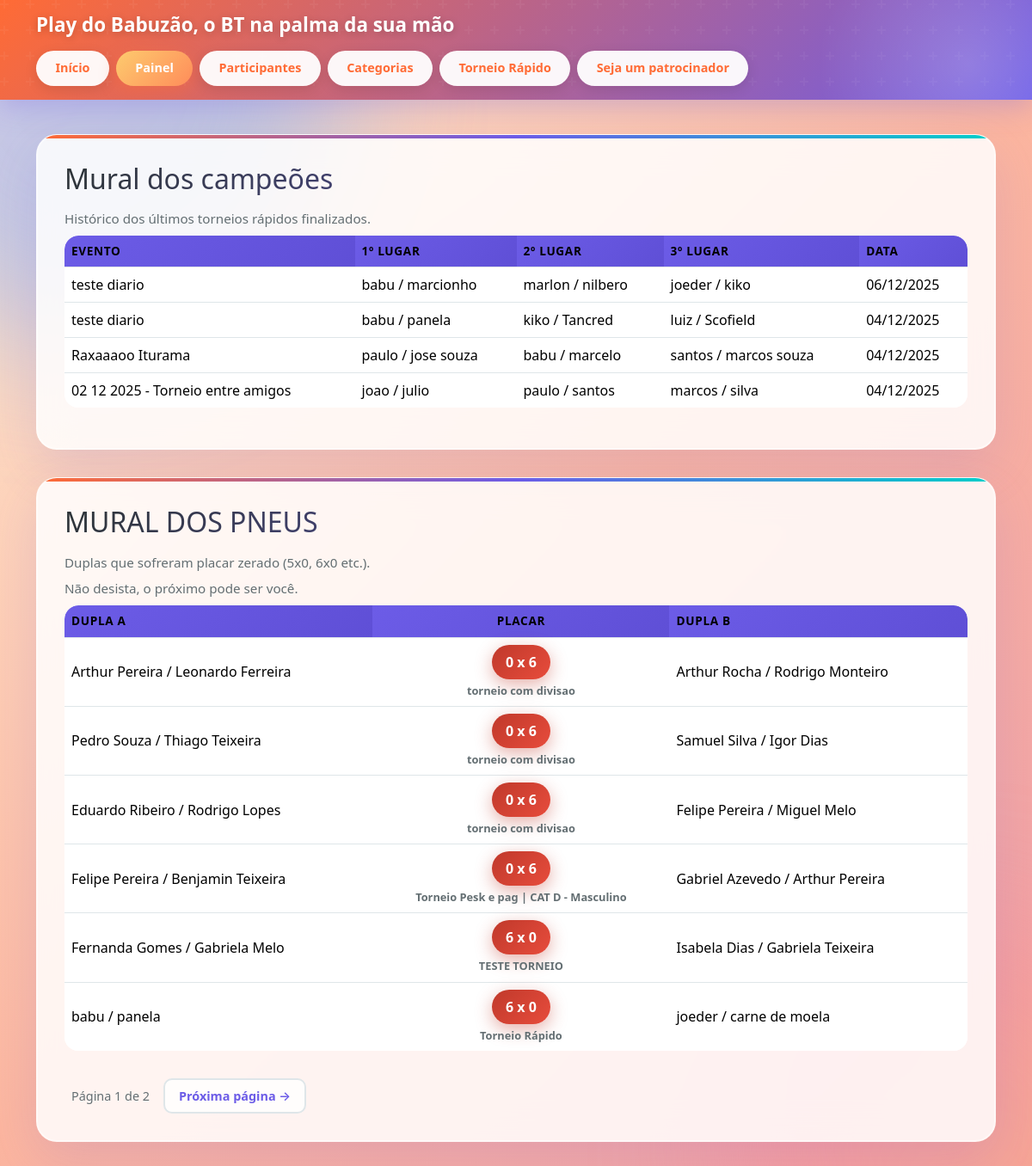
The app's page /painel/, older data.
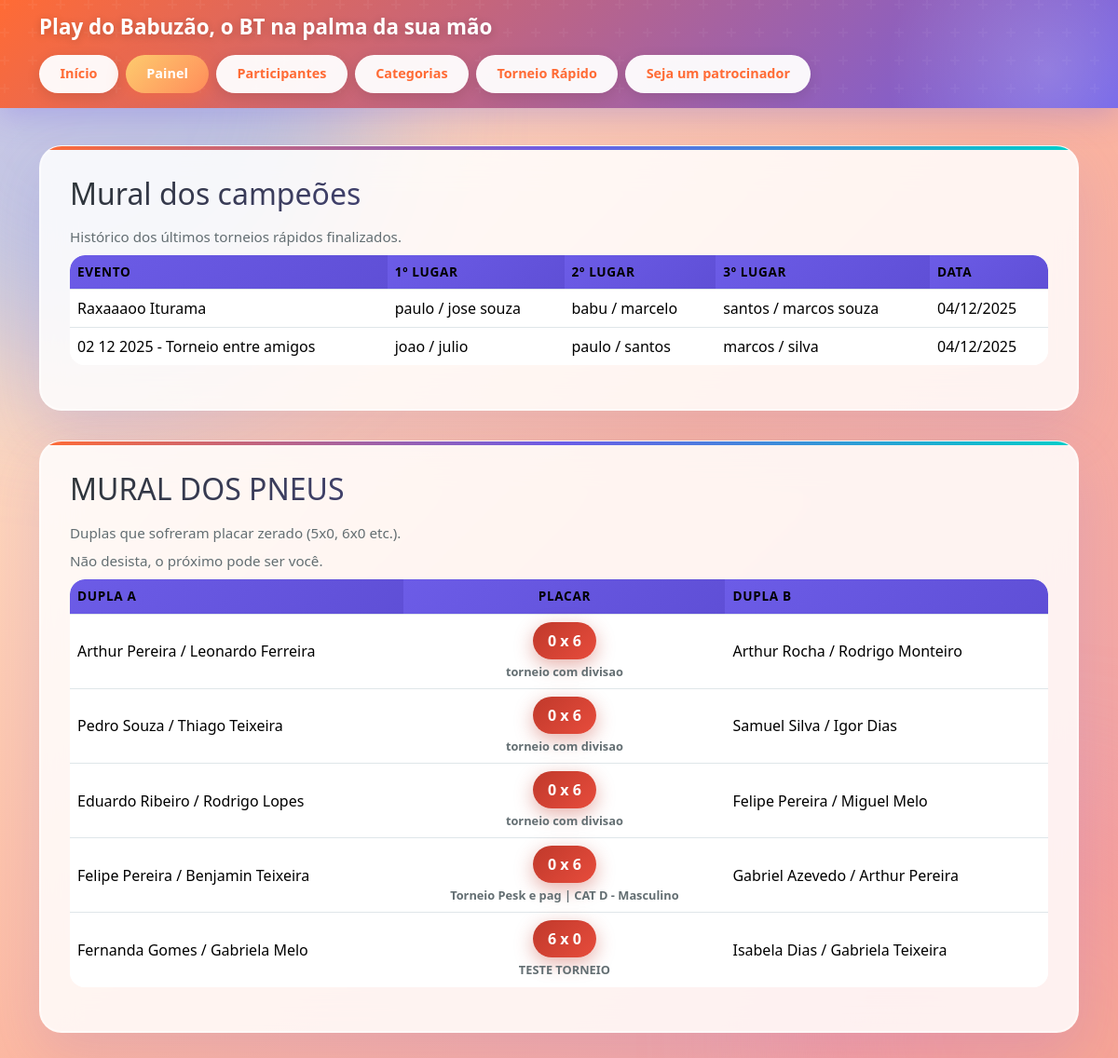
The same page, newer data.
### tournaments/models.py (models this page shows, shortened)
class DailyGuide(models.Model):
	class PairingMode(models.TextChoices):
		UNDECIDED = "undecided", "Definir depois"
		MANUAL = "manual", "Manual"
		RANDOM = "random", "Sorteio"
	name = models.CharField(max_length=120)
	pairing_mode = models.CharField(
		max_length=10,
		choices=PairingMode.choices,
		default=PairingMode.UNDECIDED,
	)
	champion = models.ForeignKey(
		"DailyTeam",
		on_delete=models.SET_NULL,
		related_name="champion_guides",
		null=True,
		blank=True,
	)
	runner_up = models.ForeignKey(
		"DailyTeam",
		on_delete=models.SET_NULL,
		related_name="runner_up_guides",
		null=True,
		blank=True,
	)
	third_place = models.ForeignKey(
		"DailyTeam",
		on_delete=models.SET_NULL,
		related_name="third_place_guides",
		null=True,
		blank=True,
	)
	finished_at = models.DateTimeField(null=True, blank=True)
	created_at = models.DateTimeField(auto_now_add=True)
	class Meta:
		ordering = ("-created_at", "name")

class DailyTeam(models.Model):
	guide = models.ForeignKey(
		DailyGuide,
		on_delete=models.CASCADE,
		related_name="daily_teams",
	)
	player_one = models.ForeignKey(
		DailyParticipant,
		on_delete=models.CASCADE,
		related_name="primary_daily_teams",
	)
	player_two = models.ForeignKey(
		DailyParticipant,
		on_delete=models.CASCADE,
		related_name="secondary_daily_teams",
	)
	name = models.CharField(max_length=160, blank=True)
	created_at = models.DateTimeField(auto_now_add=True)
	class Meta:
		ordering = ("name",)
		constraints = [
			models.CheckConstraint(
				check=~Q(player_one=models.F("player_two")),
				name="daily_team_distinct_players",
			),
		]

class Team(models.Model):
	class Division(models.TextChoices):
		MALE = "M", "Masculino"
		FEMALE = "F", "Feminino"
		MIXED = "X", "Mista"
	name = models.CharField(
		max_length=120,
		blank=True,
		help_text="Se vazio, será montado automaticamente com os nomes dos atletas.",
	)
	player_one = models.ForeignKey(
		Participant,
		on_delete=models.CASCADE,
		related_name="primary_teams",
	)
	player_two = models.ForeignKey(
		Participant,
		on_delete=models.CASCADE,
		related_name="secondary_teams",
	)
	category = models.ForeignKey(
		Category,
		on_delete=models.PROTECT,
		related_name="teams",
	)
	division = models.CharField(max_length=1, choices=Division.choices)
	created_at = models.DateTimeField(auto_now_add=True)
	class Meta:
		ordering = ("name",)
		constraints = [
			models.UniqueConstraint(
				fields=("player_one", "player_two", "category", "division"),
				name="unique_team_pair",
			),
			models.CheckConstraint(
				check=~Q(player_one=models.F("player_two")),
				name="team_distinct_players",
			),
		]

class Tournament(models.Model):
	name = models.CharField(max_length=120)
	category = models.ForeignKey(
		Category,
		on_delete=models.PROTECT,
		related_name="tournaments",
		null=True,
		blank=True,
	)
	division = models.CharField(
		max_length=1,
		choices=Team.Division.choices,
		default=Team.Division.MIXED,
	)
	location = models.CharField(max_length=120, blank=True)
	start_date = models.DateField()
	end_date = models.DateField(blank=True, null=True)
	max_sets = models.PositiveSmallIntegerField(
		default=3,
		help_text="Quantidade máxima de sets por partida (melhor de 3 por padrão).",
	)
	tie_break_enabled = models.BooleanField(
		default=True,
		help_text="Se verdadeiro, partidas podem encerrar em tie-break.",
	)
	tie_break_points = models.PositiveSmallIntegerField(
		default=7,
		choices=((7, "7 pontos"), (10, "10 pontos")),
		help_text="Escolha se o tie-break será jogado em 7 ou 10 pontos + 2 de diferença.",
	)
	tie_break_margin = models.PositiveSmallIntegerField(
		default=2,
		help_text="Diferença mínima para fechar o tie-break (regra +2).",
	)
	notes = models.TextField(blank=True)
	created_at = models.DateTimeField(auto_now_add=True)
	class Meta:
		ordering = ("-start_date", "name")

### tournaments/views.py (the view)
# urls.py: path("painel/", views.dashboard, name="dashboard"),
def dashboard(request):
	daily_pneus = list(
		DailyMatch.objects.select_related("team_one", "team_two")
		.filter(
			(Q(team_one_score__in=[5, 6], team_two_score=0))
			| (Q(team_two_score__in=[5, 6], team_one_score=0))
		)
		.order_by("-created_at")
	)
	tournament_pneus = list(
		Match.objects.select_related("team_one", "team_two", "tournament")
		.filter(
			(Q(team_one_sets_won__in=[5, 6], team_two_sets_won=0))
			| (Q(team_two_sets_won__in=[5, 6], team_one_sets_won=0))
		)
		.order_by("-created_at")
	)
	pneu_matches = []
	for match in daily_pneus:
		pneu_matches.append(
			{
				"team_one_name": match.team_one.name,
				"team_two_name": match.team_two.name,
				"score_text": f"{match.team_one_score} x {match.team_two_score}",
				"has_zero": True,
				"source_label": "Torneio Rápido",
				"created_at": match.created_at,
			}
		)
	for match in tournament_pneus:
		source_label = match.tournament.name if match.tournament_id else "Torneio"
		pneu_matches.append(
			{
				"team_one_name": match.team_one.name,
				"team_two_name": match.team_two.name,
				"score_text": f"{match.team_one_sets_won} x {match.team_two_sets_won}",
				"has_zero": True,
				"source_label": source_label,
				"created_at": match.created_at,
			}
		)
	pneu_matches.sort(key=lambda item: item["created_at"], reverse=True)
	champion_wall_qs = (
		DailyGuide.objects.select_related("champion", "runner_up", "third_place")
		.filter(champion__isnull=False)
		.order_by("-finished_at", "-created_at")
	)
	champion_wall = []
	for guide in champion_wall_qs:
		champion_wall.append(
			{
				"tournament": guide.name,
				"finished_at": guide.finished_at,
				"champion": guide.champion.name if guide.champion else None,
				"runner_up": guide.runner_up.name if guide.runner_up else None,
				"third_place": guide.third_place.name if guide.third_place else None,
			}
		)
	champion_paginator = Paginator(champion_wall, 5)
	champion_page_number = request.GET.get("champion_page")
	champion_page_obj = champion_paginator.get_page(champion_page_number)
	pneu_paginator = Paginator(pneu_matches, 6)
	pneu_page_number = request.GET.get("pneu_page")
	pneu_page_obj = pneu_paginator.get_page(pneu_page_number)
	return render(
		request,
		"tournaments/dashboard.html",
		{
			"pneu_page_obj": pneu_page_obj,
			"champion_page_obj": champion_page_obj,
			"pneu_page_param": pneu_page_obj.number,
			"champion_page_param": champion_page_obj.number,
		},
	)

### tournaments/templates/tournaments/dashboard.html (shortened to what this page needs)
{% extends "base.html" %}
{% block content %}
<section class="card">
    <h2>Mural dos campeões</h2>
    <p class="muted-text">Histórico dos últimos torneios rápidos finalizados.</p>
    <div class="table-wrapper">
        <table>
            <thead>
                <tr>
                    <th>Evento</th>
                    <th>1º lugar</th>
                    <th>2º lugar</th>
                    <th>3º lugar</th>
                    <th>Data</th>
                </tr>
            </thead>
            <tbody>
                {% for entry in champion_page_obj %}
                    <tr>
                        <td>{{ entry.tournament }}</td>
                        <td>{{ entry.champion|default:"-" }}</td>
                        <td>{{ entry.runner_up|default:"-" }}</td>
                        <td>{{ entry.third_place|default:"-" }}</td>
                        <td>{% if entry.finished_at %}{{ entry.finished_at|date:"d/m/Y" }}{% else %}-{% endif %}</td>
                    </tr>
                {% empty %}
                    <tr><td colspan="5" class="muted-text">Finalize um torneio rápido para inaugurar o mural.</td></tr>
                {% endfor %}
            </tbody>
        </table>
    </div>
</section>
<section class="card">
    <h2>MURAL DOS PNEUS</h2>
    <p class="muted-text">Duplas que sofreram placar zerado (5x0, 6x0 etc.).</p>
    <p class="muted-text">Não desista, o próximo pode ser você.</p>
    <div class="table-wrapper">
        <table class="pneu-table">
            <thead>
                <tr>
                    <th>Dupla A</th>
                    <th>Placar</th>
                    <th>Dupla B</th>
                </tr>
            </thead>
            <tbody>
                {% for entry in pneu_page_obj %}
                    <tr>
                        <td>{{ entry.team_one_name }}</td>
                        <td class="pneu-table__score">
                            <span class="{% if entry.has_zero %}pneu-score-zero{% endif %}">{{ entry.score_text }}</span>
                            {% if entry.source_label %}<div class="pneu-source">{{ entry.source_label }}</div>{% endif %}
                        </td>
                        <td>{{ entry.team_two_name }}</td>
                    </tr>
                {% empty %}
                    <tr><td colspan="3" class="muted-text">Nenhum pneu registrado por enquanto.</td></tr>
                {% endfor %}
            </tbody>
        </table>
    </div>
    {% if pneu_page_obj.paginator.num_pages > 1 %}
        <div class="pagination">
            <span>Página {{ pneu_page_obj.number }} de {{ pneu_page_obj.paginator.num_pages }}</span>
            {% if pneu_page_obj.has_next %}
                <a href="?champion_page={{ champion_page_param }}&pneu_page={{ pneu_page_obj.next_page_number }}">Próxima página →</a>
            {% endif %}
        </div>
    {% endif %}
</section>
{% endblock %}

### tournaments/templates/base.html (shortened to what this page needs)
<!DOCTYPE html>
<html lang="pt-BR">
<head>
    <link
        rel="stylesheet"
        href="https://cdn.jsdelivr.net/npm/bootstrap@5.3.3/dist/css/bootstrap.min.css"
    />
</head>
<body>
    <header>
        <div class="container py-3 d-flex flex-wrap align-items-center justify-content-between gap-3">
            <h1>Play do Babuzão, o BT na palma da sua mão</h1>
            <nav class="d-flex flex-wrap gap-2">
                <a class="{% if request.path == '/' %}active{% endif %}" href="{% url 'tournaments:landing' %}">Início</a>
                <a class="{% if request.path == '/painel/' %}active{% endif %}" href="{% url 'tournaments:dashboard' %}">Painel</a>
                <a class="{% if '/participantes' in request.path %}active{% endif %}" href="{% url 'tournaments:participant_list' %}">Participantes</a>
                <a class="{% if '/categorias' in request.path %}active{% endif %}" href="{% url 'tournaments:category_list' %}">Categorias</a>
                <a class="{% if '/torneio-rapido' in request.path %}active{% endif %}" href="{% url 'tournaments:daily_guide_setup' %}">Torneio Rápido</a>
                <a class="{% if '/patrocinio' in request.path %}active{% endif %}" href="{% url 'tournaments:sponsor_page' %}">Seja um patrocinador</a>
            </nav>
        </div>
    </header>
    <main class="container">
        {% block content %}{% endblock %}
    </main>
</body>
</html>

Row changes from the older to the newer data that the page shows:
removed DailyGuide: tournament "teste diario", finished_at "06/12/2025"
removed DailyTeam: champion "babu / marcionho"
removed DailyTeam: runner_up "marlon / nilbero"
removed DailyTeam: third_place "joeder / kiko"
removed DailyGuide: tournament "teste diario", finished_at "04/12/2025"
removed DailyTeam: champion "babu / panela", team_one_name "babu / panela"
removed DailyTeam: runner_up "kiko / Tancred"
removed DailyTeam: third_place "luiz / Scofield"
removed DailyTeam: team_two_name "joeder / carne de moela"
Text that changed along with them:
{{ pneu_page_obj.number }}: "1" → (not shown)
{{ pneu_page_obj.paginator.num_pages }}: "2" → (not shown)
list line gone: "6 x 0 Torneio Rápido"
text no longer shown: "Página de Próxima página →"
